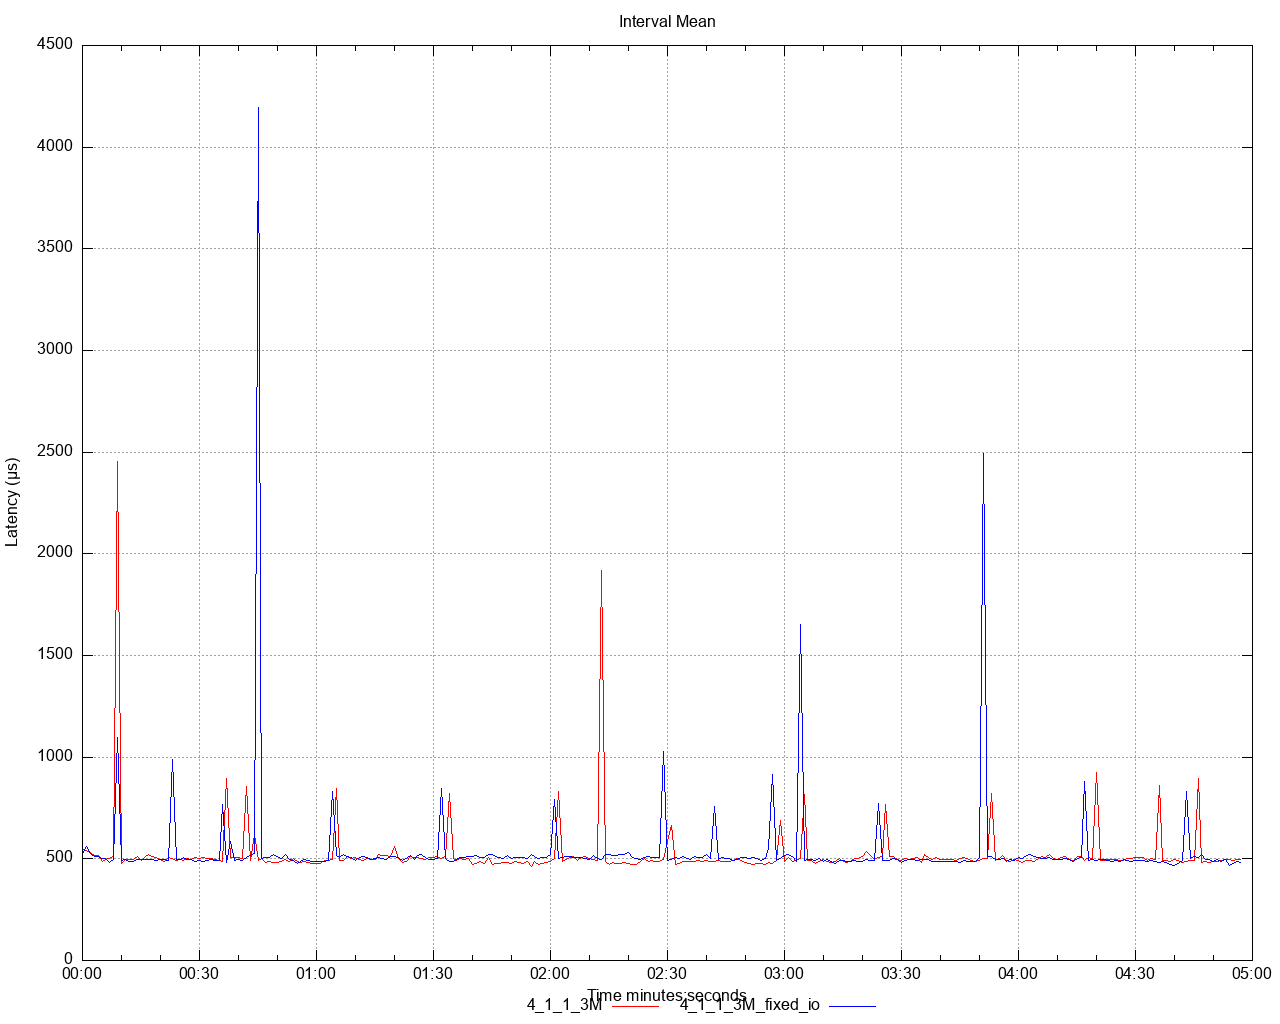

This figure's gnuplot source:
set title 'Interval Mean' noenhanced
set style data lines
set datafile separator ","
set terminal png size 1280,1024
set grid
set key below
set xdata time
set timefmt "%s"
offset = 0
t0(x)=(offset=($0==0) ? x : offset, x - offset)
set xlabel 'Time minutes:seconds'
set ylabel 'Latency (μs)'
set output '/Users/ahmet.mircik/simulator/tests/report_3M_rate_limit_fixed_io/latency/latency_interval_mean_get.png'
plot \
   '/Users/ahmet.mircik/simulator/tests/report_3M_rate_limit_fixed_io/data/latency_interval_mean_get_1.data' using (t0(timecolumn(1))):2 title "4_1_1_3M" noenhanced lt rgb "red", \
   '/Users/ahmet.mircik/simulator/tests/report_3M_rate_limit_fixed_io/data/latency_interval_mean_get_2.data' using (t0(timecolumn(1))):2 title "4_1_1_3M_fixed_io" noenhanced lt rgb "blue", \
